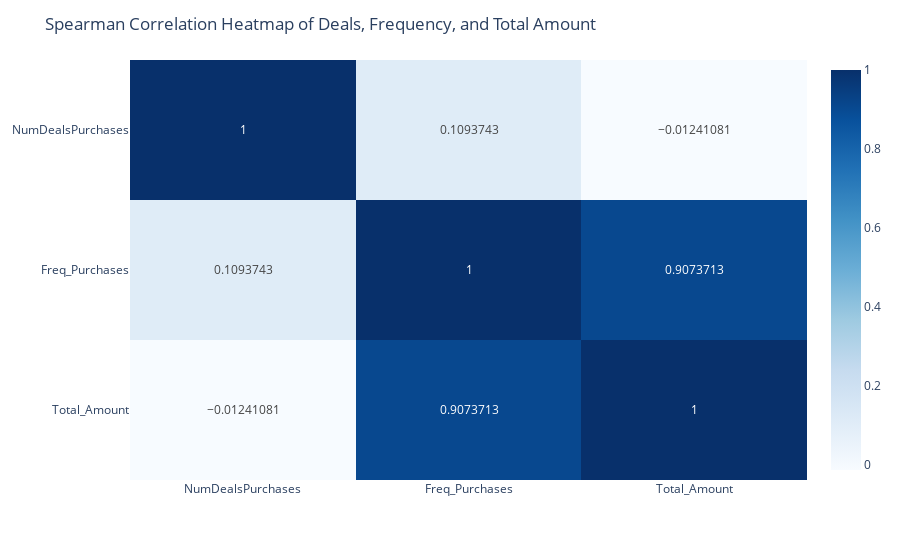

The code cell stored with this chart in its notebook:
### Markdown cell above
### **Uji Korelasi Diskon dengan Frekuensi dan Total Amount**

### Code cell
# Membuat Korelasi antara total pembelian dengan diskon, frekuensi dan total amount Customer
df[['NumDealsPurchases','Freq_Purchases','Total_Amount']].corr('spearman').transpose()
import plotly.express as px

# Membuat heatmap korelasi
fig = px.imshow(df[['NumDealsPurchases', 'Freq_Purchases', 'Total_Amount']].corr('spearman'), 
                text_auto=True, 
                aspect="auto", 
                color_continuous_scale='Blues')

fig.update_layout(title='Spearman Correlation Heatmap of Deals, Frequency, and Total Amount')
fig.show()

### Figure 1 — Plotly figure (JSON) as saved in the notebook; plotly's stock layout.template omitted (floating-point values rounded to 4 significant figures)
{"data": [{"coloraxis": "coloraxis", "hovertemplate": "x: %{x}<br>y: %{y}<br>color: %{z}<extra></extra>", "name": "0", "texttemplate": "%{z}", "type": "heatmap", "x": ["NumDealsPurchases", "Freq_Purchases", "Total_Amount"], "xaxis": "x", "y": ["NumDealsPurchases", "Freq_Purchases", "Total_Amount"], "yaxis": "y", "z": [[1, 0.1094, -0.01241], [0.1094, 1, 0.9074], [-0.01241, 0.9074, 1]]}], "layout": {"coloraxis": {"colorscale": [[0, "rgb(247,251,255)"], [0.125, "rgb(222,235,247)"], [0.25, "rgb(198,219,239)"], [0.375, "rgb(158,202,225)"], [0.5, "rgb(107,174,214)"], [0.625, "rgb(66,146,198)"], [0.75, "rgb(33,113,181)"], [0.875, "rgb(8,81,156)"], [1, "rgb(8,48,107)"]]}, "margin": {"t": 60}, "title": {"text": "Spearman Correlation Heatmap of Deals, Frequency, and Total Amount"}, "xaxis": {"anchor": "y", "domain": [0, 1]}, "yaxis": {"anchor": "x", "autorange": "reversed", "domain": [0, 1]}}}
